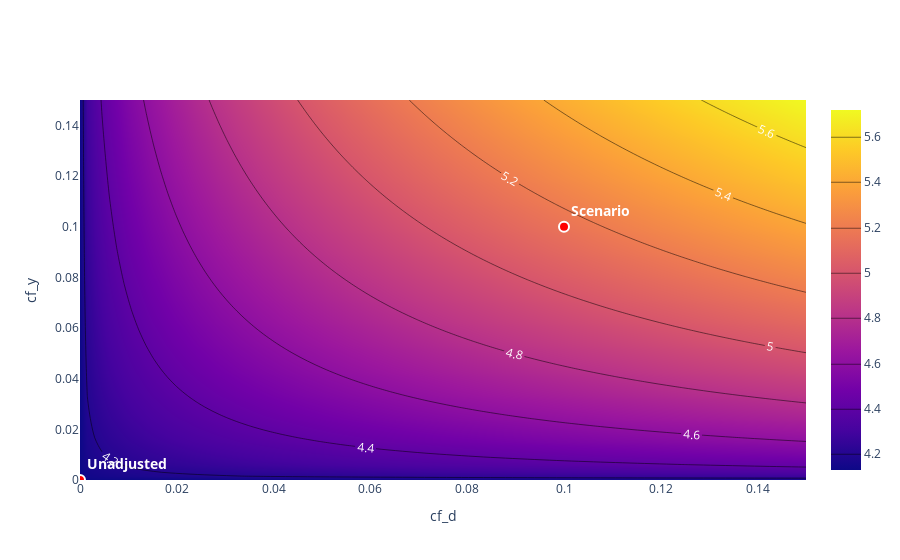

This figure's notebook cell:
### Code cell
dml_obj.sensitivity_plot()
